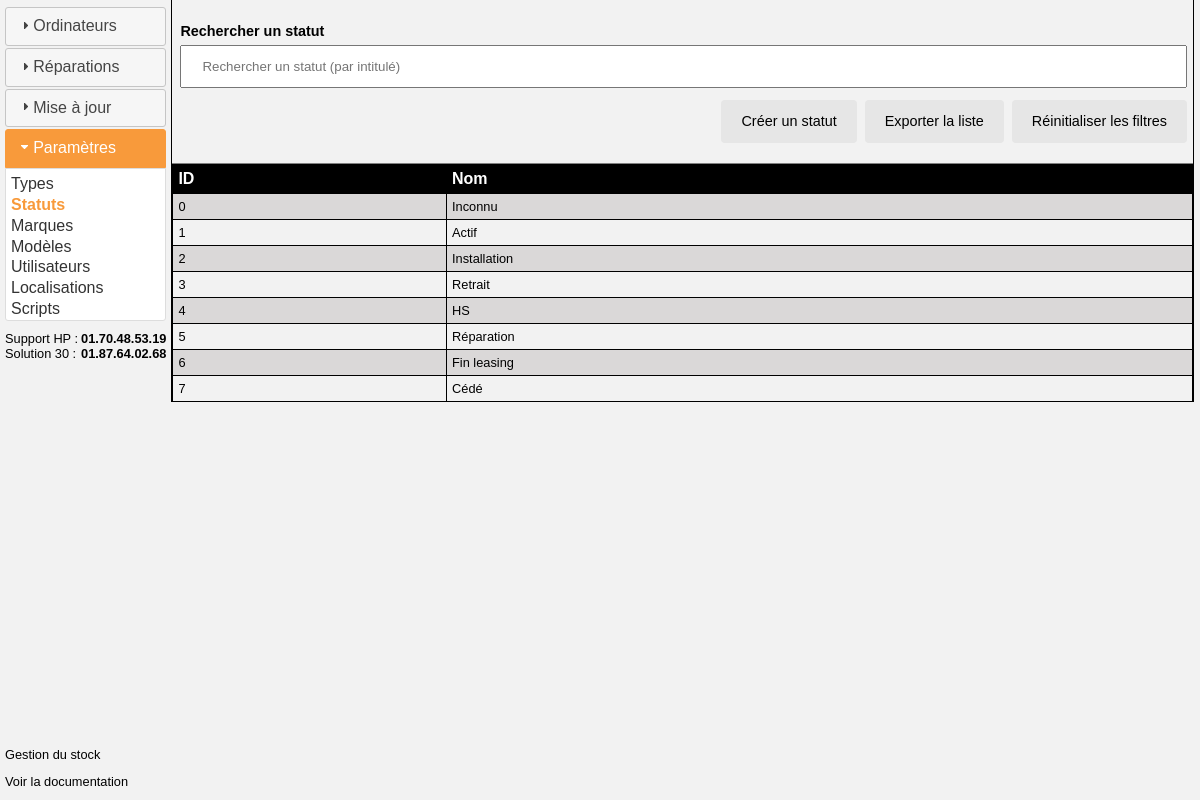
The app's page /?mod=statuses with its own data.
### tables this page shows
CREATE TABLE `p_statut` (
  `id` int(11) NOT NULL,
  `nom` varchar(20) NOT NULL
);

### classes/Filter.class.php (called while the page is built, shortened)
<?php
final class Filter
{
	static function getQuery(string $type, array $filters = [], bool $checkCookies = false, &$wheresCount = 0): string
	{
		switch ($type) {
			case 'filters_statuses':
				$query = "SELECT id, nom FROM p_statut";
				break;
		}
		$wheres = [];
		$model = $filters['modele'] ?? "";
		$search = $filters['search'] ?? "";
		$wheresCount = count($wheres);
		return $query;
	}
	static function find(string $cookie, string $key, ?string $search = null): bool | string
	{
		return false;
	}
}

### classes/Table.class.php (the view, shortened to what this page needs)
<?php
final class Table
{
    static function statuses(array $filters = []): string
    {
        $query = Filter::getQuery("filters_statuses", $filters, true);
        $sql = connectPdo()->prepare((string) $query);
        $sql->execute();
        $data = $sql->fetchAll();
        $tab = "<table class='list'><thead><tr>";
        $tab .= "<th class='id'>ID</th>";
        $tab .= "<th class='name'>Nom</th>";
        $tab .= "</tr></thead>";
        if (count($data) > 0) {
            foreach ($data as $c) {
                $tab .= "<tr id='{$c["id"]}'>";
                $tab .= "<td class='id'>{$c["id"]}</td>";
                $tab .= "<td class='name'>{$c["nom"]}</td>";
                $tab .= "</tr>";
            }
        } else {
            $tab .= "<tr><td colspan='2'>Aucun résultat n'a été trouvé.</td></tr>";
        }
        return $tab .= "</tbody></table>";
    }
}

### prog/start.php (shortened to what this page needs)
<?php
function startPage(bool $withHtml, string $module = "assets"): void
{
    if ($withHtml) {
        displayHeader($module);
    }
}
function displayHeader(string $module): void
{
?>
    <!DOCTYPE html>
    <html>
    <head>
        <link rel='stylesheet' href='https://cdnjs.cloudflare.com/ajax/libs/font-awesome/6.1.1/css/all.min.css'>
        <link href='<?= REP_CSS . STYLE_VAR ?>' media='all' rel='stylesheet' type='text/css' />
        <link href='<?= REP_CSS . STYLE_UI ?>' media='all' rel='stylesheet' type='text/css' />
        <link href='<?= REP_CSS . STYLE_MAIN ?>' media='all' rel='stylesheet' type='text/css' />
    </head>
<?php
}
function connectPdo(): PDO
{
    $host = "localhost";
    if ($_SERVER['SERVER_PORT'] == 81) {
        $dbname = "supervisor";
    } else {
        $dbname = "supervisor";
    }
    $dblogin = "alexis";
    $dbpassword = "password";
    try {
        $bdd = new PDO("mysql:host=$host;dbname=$dbname;charset=utf8", $dblogin, $dbpassword, array(
            PDO::ATTR_PERSISTENT => true
        ));
        $bdd->setAttribute(PDO::ATTR_ERRMODE, PDO::ERRMODE_EXCEPTION);
    } catch (PDOException $e) {
        die('Impossible de se connecter à la bd ' . $dbname . '.<br/>Erreur -> ' . $e->getMessage());
    }
    return $bdd;
}

### index.php (shortened to what this page needs)
<?php
require_once('prog/start.php');
if (isset($_GET["mod"])) {
	$mod = $_GET["mod"];
} else {
	$mod = "assets";
}
startPage(withHtml: true, module: $mod);
?>
<body>
	<div id='container'>
		<div id='main'>
			<div id="aside">
				<div id='menu'>
					<?= View::displayMenu(); ?>
				</div>
				<div id="support">
					<?= View::displaySupport(); ?>
				</div>
				<div id="documentation">
					<?= View::displayDocumentationLink(); ?>
				</div>
			</div>
			<div id='page'>
				<section id='section'>
					<?php View::displayModule($mod); ?>
				</section>
			</div>
		</div>
	</div>
</body>
</html>

### classes/View.class.php (shortened to what this page needs)
<?php
final class View
{
    static function displayModule(string $name): void
    {
        include REP_MOD . $name . ".php";
    }
    static function displayMenu(): string
    {
        $assetsTabs = [
            "asset" => "Nouveau",
            "" => "Liste",
            "archives" => "Archives",
            "export" => "Export assets"
        ];
        $repairsTabs = [
            "repairs" => "Liste"
        ];
        $updateTabs = [
            "import_ad" => "Depuis l'AD",
            "import_wmi" => "Depuis WMI"
        ];
        $settingsTabs = [
            "types" => "Types",
            "statuses" => "Statuts",
            "manufacturers" => "Marques",
            "models" => "Modèles",
            "users" => "Utilisateurs",
            "locations" => "Localisations",
            "scripts" => "Scripts"
        ];
        return "
            <h3>Ordinateurs</h3>". self::generateMenu($assetsTabs) . "
            <h3>Réparations</h3>". self::generateMenu($repairsTabs) . "
            <h3>Mise à jour</h3>". self::generateMenu($updateTabs) . "
            <h3>Paramètres</h3>". self::generateMenu($settingsTabs);
    }
    private static function generateMenu(array $tabs): string
    {
        $active = fn (array $tabs): string => in_array($_GET["mod"] ?? "", $tabs);
        $menu = "<div class='menu-element' data-active='" . $active(array_keys($tabs)) . "'>";
        foreach ($tabs as $mod => $title) {
            $path = $mod !== "" ? "?mod=$mod" : "/";
            $class = $active([$mod]) ? "active" : "";
            if ($title === "Nouveau" && $mod === "asset") $class = "";
            $menu .= "<a class='$class' href='$path'>" . $title . "</a><br>";
        }
        return $menu . "</div>";
    }
    static function displaySupport(): string
    {
        return "
            <div><span>Support HP  :</span><span class='important'>" . TEL_HP_SUPPORT . "</span></div>
            <div><span>Solution 30 :</span><span class='important'>" . TEL_SOLUTION_30 . "</span></div>
        ";
    }
    static function displayDocumentationLink(): string
    {
        return "
            <div style='display: flex; flex-direction: column; gap: 12px;'>
                <a href='/'>Gestion du stock</a>
                <a href='/'ocs/README.html' target='_blank'>Voir la documentation</a>
            </div>
        ";
    }
}

### modules/statuses.php (shortened to what this page needs)
<div class="filter scroll-follow">
	<div class="form">
		<div class="form-group form-group-inline">
			<div class="form-element form-element-extended">
				<label class="form-label" for="search">Rechercher un statut</label>
				<input autofocus id="search" name="search" onfocus="this.setSelectionRange(this.value.length,this.value.length);" value="<?= Filter::find("filters_statuses", "search"); ?>" class="form-input filter-search" type='text' placeholder='Rechercher un statut (par intitulé)' />
			</div>
		</div>
		<div class="form-group form-action">
			<div class="form-action-uo">
				<div class="form-element">
					<button class="form-button" title="Créer un nouveau statut" id="new-status">Créer un statut</button>
				</div>
				<div class="form-element">
					<a href="./tools/exports/statuses.php">
						<button class="form-button" title="Exporter la liste en appliquant les filtres actuels" id="export">Exporter la liste</button>
					</a>
				</div>
				<div class="form-element">
					<button class="form-button" title="Réinitialiser les filtres" id="reload">Réinitialiser les filtres</button>
				</div>
			</div>
		</div>
	</div>
</div>
<div id='filters_statuses'>
	<?= Table::statuses() ?>
</div>

### css/variables.css (style rules this page uses)
:root { --background-color: #f2f2f2; --hightlight: #f89a3ba8; --filter-selected: #f89a3b; --selected: #f89a3b; --form-changed: #f89a3b; --wmi: #3a7e26; --ldap: #f89a3b; --ui-main-color: #f89a3b; --spinner: #f89a3b; }

### css/main.css (style rules this page uses)
html { height: 100%; }
body { font-family: arial, sans-serif; font-size: 100%; height: auto; width: auto; background-color: var(--background-color); margin: 0px; padding: 0px; overflow: hidden; }
#container { display: flex; flex-direction: column; }
#main { display: flex; flex-basis: 100%; }
#aside { display: flex; flex-direction: column; flex-basis: 200px; }
#menu { flex-basis: auto; padding: 5px; }
#menu a { text-decoration: none; }
#support { padding: 5px; font-size: 0.8rem; display: flex; flex-direction: column; }
#support div { display: flex; flex-direction: row; justify-content: space-between; }
#support div span { font-size: 0.8rem; }
#support div span.important { font-weight: bold; }
#documentation { padding: 5px; font-size: 0.8rem; display: flex; flex-direction: column; position: absolute; bottom: 6px; }
#documentation div a { font-size: 0.8rem; text-decoration: none; color: black; }
.ui-accordion-content { padding-left: 5px; padding-top: 5px; }
#page { display: flex; flex-direction: column; justify-content: space-between; max-height: 100vh; overflow: auto; width: 100%; }
#section { flex: 2; padding: 0px; margin-bottom: 30px; margin-right: 6px; border-left: 1px solid black; border-right: 1px solid black; }
.scroll-follow { position: sticky; top: 0; z-index: 1; padding-top: 5px; padding-bottom: 20px; border-bottom: 1px solid grey; background-color: #f2f2f2; }
table { display: table; width: 100%; border-collapse: collapse; border-spacing: 0; border: 1px solid #000; }
table thead th { background-color: #000; color: #fff; padding: 5px; border: 1px solid #000; font-weight: bold; }
table tbody td { padding: 5px; border: 1px solid #000; font-size: 0.8rem; }
table tbody tr:nth-child(odd) { background-color: #dad8d8; }
th, td { padding: 8px; text-align: left; border-bottom: 1px solid #ddd; }
th { background-color: #f2f2f2; color: white; }
.form { display: flex; flex-direction: column; gap: 12px; margin-top: 6px; margin-left: 8px; margin-right: 6px; }
.form-group { display: flex; flex-direction: row; gap: 8px; }
.form-element { display: flex; flex-direction: column; gap: 2px; width: auto; }
.form-element-extended { display: flex; flex-direction: column; gap: 2px; width: auto; flex: 1; }
.form-action { flex-wrap: wrap; width: 100%; }
.form-action .form-action-uo { display: flex; flex-direction: row; gap: 8px; }
.form-action .form-action-uo:last-child { flex: 1; justify-content: flex-end; }
.form-action .form-element { flex: none; }
.form-label { margin-top: 12px; font-weight: bold; margin-bottom: 4px; font-size: 0.9rem; }
.form-input { padding: 12px 20px; box-sizing: border-box; }
.form-button { text-decoration: none; height: 42.5px; width: 100%; padding: 12px 20px; box-sizing: border-box; color: black; border: none; font-size: 0.9rem; border-radius: 4px; cursor: pointer; max-width: 220px; background-color: #e6e6e6; }
@media screen and (max-width: 1400px) { .form { flex-direction: column; } }
a.active { font-weight: bold; color: var(--selected); }

### records on screen
p_statut: id "0", nom "Inconnu"
p_statut: id "1", nom "Actif"
p_statut: id "2", nom "Installation"
p_statut: id "3", nom "Retrait"
p_statut: id "4", nom "HS"
p_statut: id "5", nom "Réparation"
p_statut: id "6", nom "Fin leasing"
p_statut: id "7", nom "Cédé"

### other values on screen
$title "Types"
$title "Statuts"
$title "Marques"
$title "Modèles"
$title "Utilisateurs"
$title "Localisations"
$title "Scripts"
TEL_HP_SUPPORT "01.70.48.53.19"
TEL_SOLUTION_30 "01.87.64.02.68"
